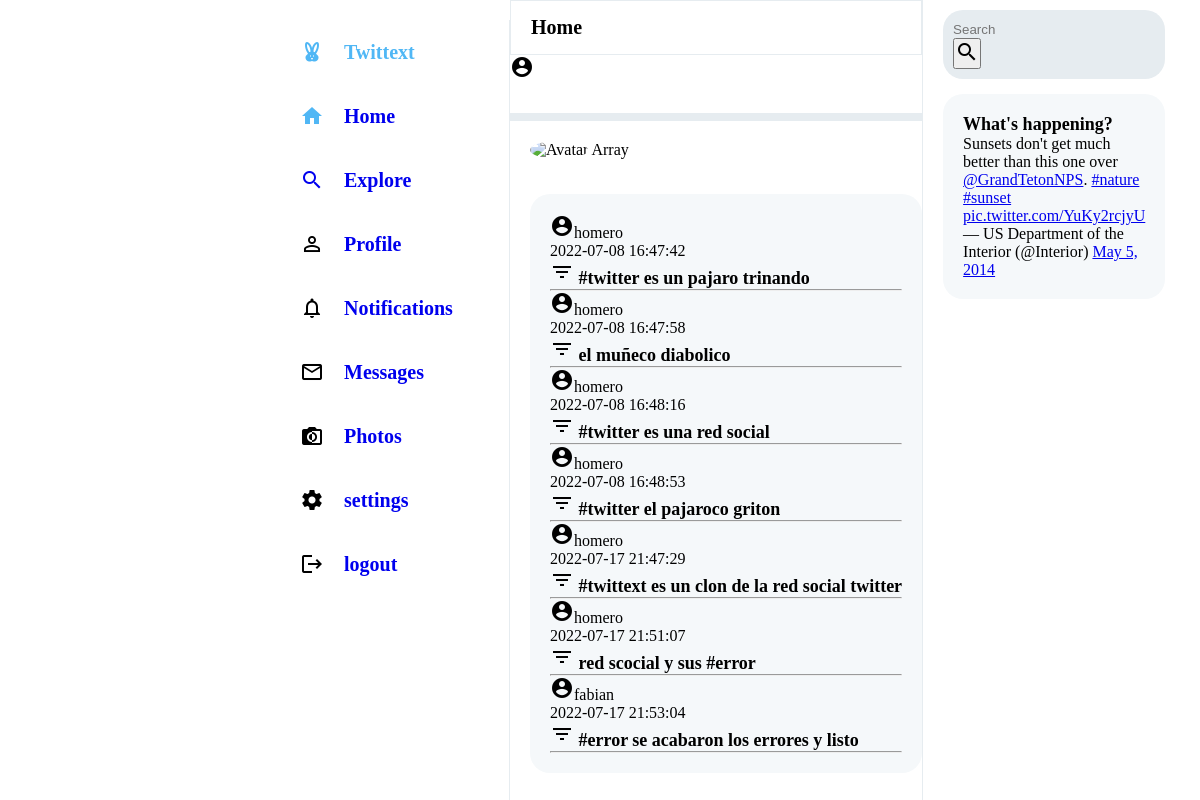
Page /search.php (signed in) on the earlier database version.
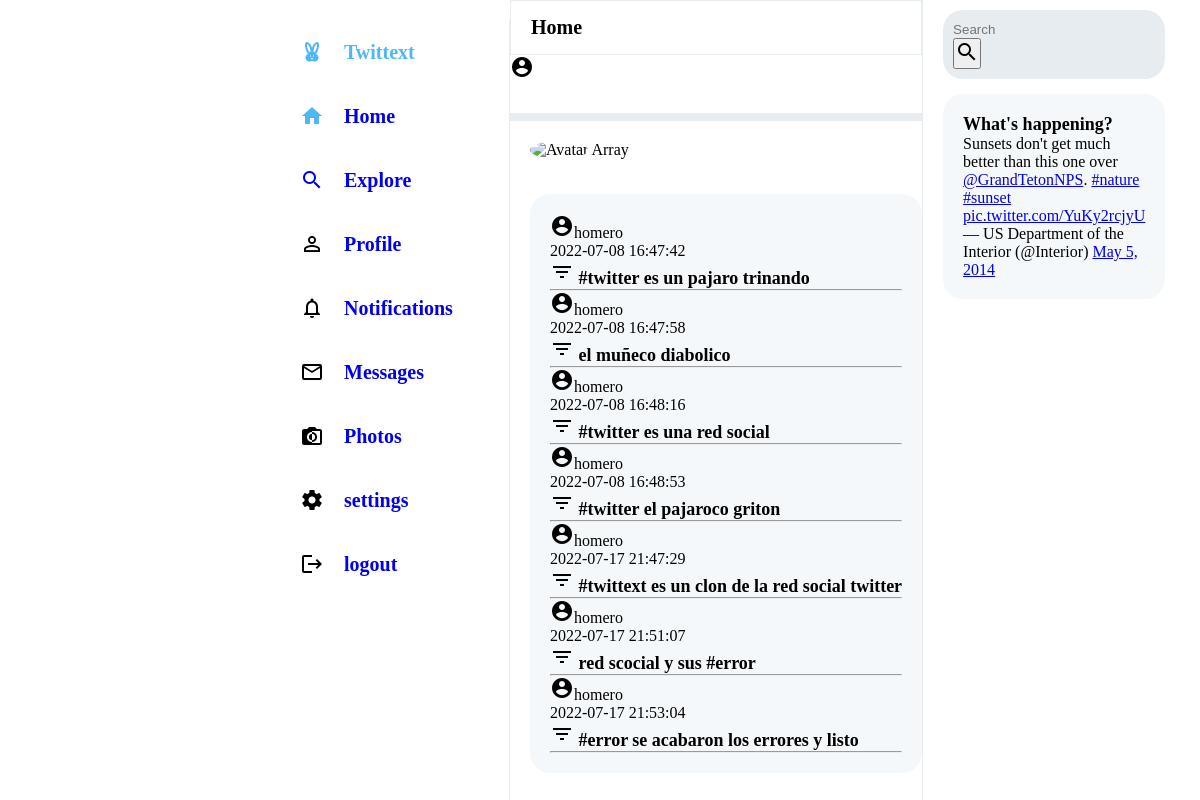
Same page on the later database version.
### tables this page shows
CREATE TABLE `messages1` (
  `id` int(12) NOT NULL,
  `usuario` varchar(255) NOT NULL,
  `message` text NOT NULL,
  `hashtag` varchar(255) NOT NULL,
  `time` timestamp NOT NULL DEFAULT CURRENT_TIMESTAMP ON UPDATE CURRENT_TIMESTAMP
);

### search.php (the view, shortened to what this page needs)
<!DOCTYPE html>
<html lang="en">
  <head>
    <link rel="stylesheet" href="styles.css" />
    <link
      rel="stylesheet"
      href="https://cdnjs.cloudflare.com/ajax/libs/font-awesome/5.15.3/css/all.min.css"
    />
	</head>
  <body>
    <div class="sidebar">
	 <div class="sidebarOption active">
     <span class="material-icons"> cruelty_free </span>
	 <h2>Twittext</h2>
	 </div>
      <div class="sidebarOption active">
        <span class="material-icons"> home </span>
       <a href="index.php" style=" text-decoration: none;">  <h2>Home</h2>
      </div>
      <div class="sidebarOption">
        <span class="material-icons"> search </span>
      <a href="search.php" style=" text-decoration: none;">   <h2>Explore</h2></a>
      </div>
      <div class="sidebarOption">
        <span class="material-icons"> perm_identity </span>
       <a href="user.php?tag=<?php echo $_SESSION['userName']; ?>" style=" text-decoration: none;">  <h2>Profile</h2></a>
      </div>
      <div class="sidebarOption">
        <span class="material-icons"> notifications_none </span>
        <a href="notifications.php" style=" text-decoration: none;"> <h2>Notifications</h2></a>
      </div>
      <div class="sidebarOption">
        <span class="material-icons"> mail_outline </span>
       <a href="messages.php" style=" text-decoration: none;">   <h2>Messages</h2></a>
      </div>
      <div class="sidebarOption">
        <span class="material-icons"> monochrome_photos </span>
              <a href="photos.php" style=" text-decoration: none;"> <h2>Photos</h2></a>
      </div>
      <div class="sidebarOption">
        <span class="material-icons"> settings </span>
             <a href="settings.php" style=" text-decoration: none;">  <h2>settings</h2></a>
      </div>
      <div class="sidebarOption">
         <span class="material-icons"> logout </span>
        <a href="logout.php" style=" text-decoration: none;"><h2>logout</h2></a>
      </div>
    </div>
    <div class="feed">
      <div class="feed__header">
        <h2>Home</h2>
      </div>
      <div class="tweetBox">
	  	  <h2> <span class="material-icons"> account_circle</span> 	  <?php echo htmlspecialchars($_SESSION["username"]); ?></h2><br>
</div>
 <div class="post__avatar">
<img src="<?php echo $_SESSION['userName']; ?>.jpg"  alt="Avatar"/>
<?php echo $_SESSION['userName']; ?>
        </div>
    <div class="widgets__widgetContainer">
	<blockquote class="twitter-tweet">
  <?php
  if(!($conexion = mysql_connect("localhost", "root", "lolita1873")))
    die("Error: No se pudo conectar");
  $sentencia = "SELECT * FROM messages1 where message LIKE '%".$tag."%'";
  $resultado = mysql_query($sentencia, $conexion);
  while($fila = mysql_fetch_assoc($resultado))
  {
 echo"<div id='container'>";
echo "<span class='material-icons'> account_circle</span>";
       echo  $fila['usuario'] .'<br>';
	   echo  $fila['time'] .'<br>';
   echo"<h2>";
echo"<span class='material-icons'> filter_list</span> ";
    echo  $fila['message'] .'<br>';
   echo "</p><hr></div>";
  }
 echo "</div></div>";
?>
	</<blockquote>
    <div class="widgets">
      <div class="widgets__input">
        <form action="user.php" method="get">
          <input type="text" name="tag" placeholder="Search" />
          <button type="submit"><i class="material-icons">search</i></button>
        </form>
      </div>
      <div class="widgets__widgetContainer">
        <h2>What's happening?</h2>
        <blockquote class="twitter-tweet">
          <p lang="en" dir="ltr">
            Sunsets don&#39;t get much better than this one over
            <a href="https://twitter.com/GrandTetonNPS?ref_src=twsrc%5Etfw">@GrandTetonNPS</a>.
            <a href="https://twitter.com/hashtag/nature?src=hash&amp;ref_src=twsrc%5Etfw"
              >#nature</a
            >
            <a href="https://twitter.com/hashtag/sunset?src=hash&amp;ref_src=twsrc%5Etfw"
              >#sunset</a
            >
            <a href="http://t.co/YuKy2rcjyU">pic.twitter.com/YuKy2rcjyU</a>
          </p>
          &mdash; US Department of the Interior (@Interior)
          <a href="https://twitter.com/Interior/status/463440424141459456?ref_src=twsrc%5Etfw"
            >May 5, 2014</a
          >
        </blockquote>
      </div>
    </div>
  </body>
</html>

Differences in the rows shown:
changed messages1 "#error se acabaron los errores y listo": usuario "fabian" → "homero"
